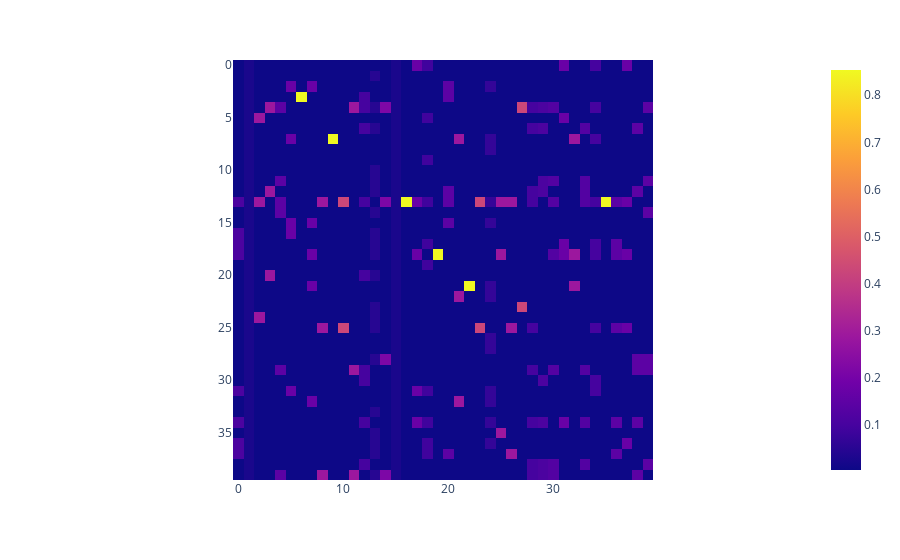

The cell this chart's notebook holds for it:
### Code cell
px.imshow(G)

### Figure 1 — Plotly figure (JSON) as saved in the notebook; plotly's stock layout.template omitted (floating-point values rounded to 4 significant figures; data arrays with more than 128 entries replaced by an {"elided": "..."} marker saying what was removed)
{"data": [{"coloraxis": "coloraxis", "name": "0", "z": {"elided": "40x40 float values"}, "type": "heatmap", "xaxis": "x", "yaxis": "y", "hovertemplate": "x: %{x}<br>y: %{y}<br>color: %{z}<extra></extra>"}], "layout": {"xaxis": {"anchor": "y", "domain": [0.0, 1.0], "scaleanchor": "y", "constrain": "domain"}, "yaxis": {"anchor": "x", "domain": [0.0, 1.0], "autorange": "reversed", "constrain": "domain"}, "coloraxis": {"colorscale": [[0.0, "#0d0887"], [0.1111, "#46039f"], [0.2222, "#7201a8"], [0.3333, "#9c179e"], [0.4444, "#bd3786"], [0.5556, "#d8576b"], [0.6667, "#ed7953"], [0.7778, "#fb9f3a"], [0.8889, "#fdca26"], [1.0, "#f0f921"]]}, "margin": {"t": 60}}}
